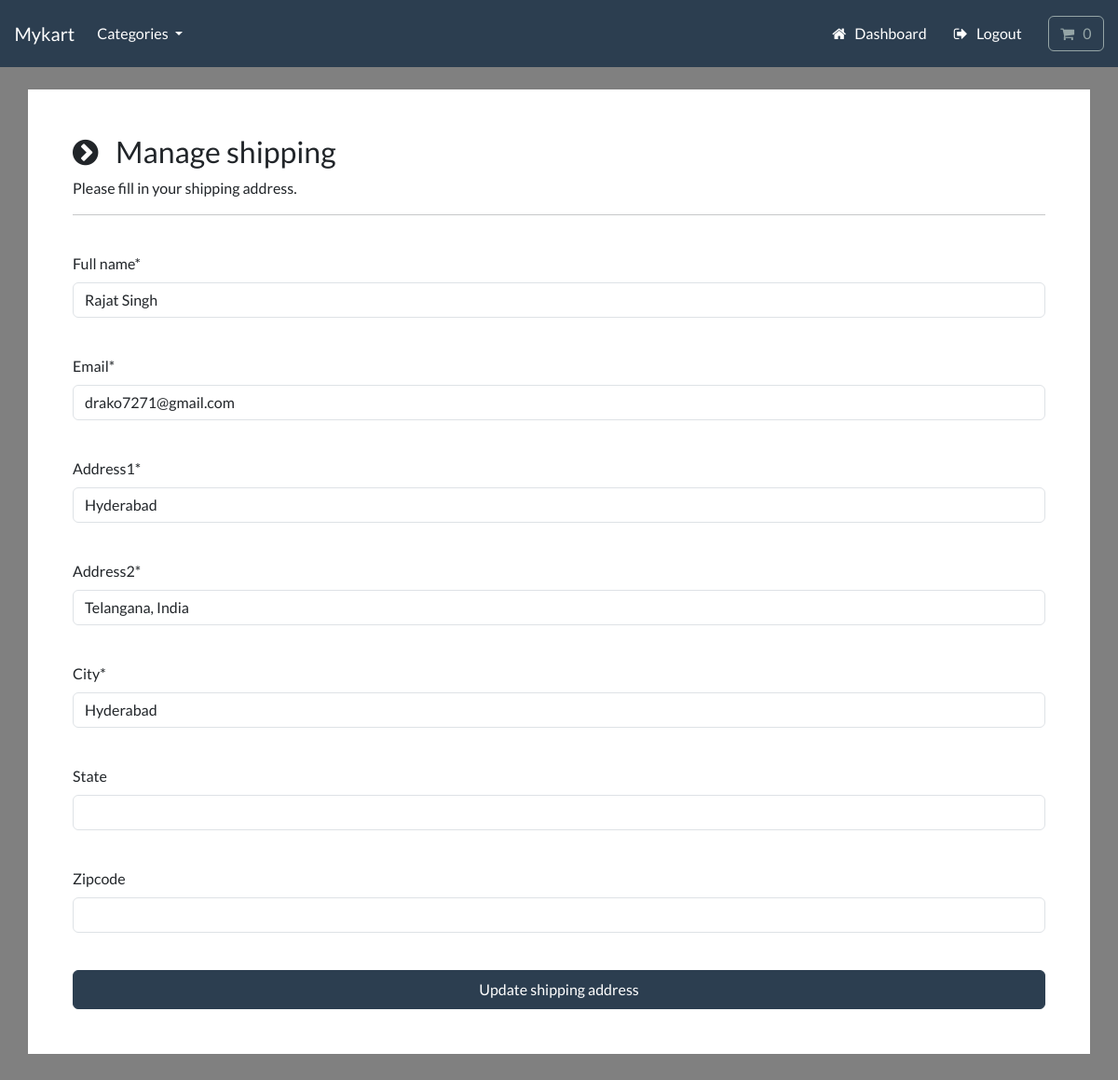
The page /account/manage-shipping/ (signed in) on the database its author committed.
### payment/models.py (models this page shows, shortened)
class ShippingAddress(models.Model):
    full_name = models.CharField(max_length=100)
    email = models.EmailField(max_length=100)
    address1 = models.CharField(max_length=300)
    address2 = models.CharField(max_length=300)
    city = models.CharField(max_length=100)
    state = models.CharField(max_length=100, null=True, blank=True)
    zipcode = models.CharField(max_length=50, null=True, blank=True)
    user = models.ForeignKey(User, on_delete=models.CASCADE)
    class Meta:
        verbose_name_plural = 'Shipping Address'

### account/views.py (the view, shortened to what this page needs)
# urls.py: path('manage-shipping/', views.manage_shipping, name="manage_shipping"),
@login_required(login_url='user_login')
def manage_shipping(request):
    try:
        shipping = ShippingAddress.objects.get(user=request.user.id)
    except ShippingAddress.DoesNotExist:
        shipping = None
    shipping_form = ShippingAddressForm(instance=shipping)
    return render(request, 'account/shipping/manage_shipping.html', {'form': shipping_form})

### payment/forms.py
class ShippingAddressForm(forms.ModelForm):
    class Meta:
        model =  ShippingAddress
        fields =  ['full_name', 'email', 'address1', 'address2', 'city', 'state', 'zipcode']
        exclude = ['user']

### cart/cart.py (called while the page is built)
    def __len__(self):
        return sum(item['qty'] for item in self.cart.values())

### cart/context_processors.py (called while the page is built)
def cart(request):
    return {'cart': Cart(request)}

### store/models.py (called while the page is built)
    def get_absolute_url(self):
        return reverse('list_product', args=[self.slug])

### store/views.py (called while the page is built)
def categories(request):
    all_categories = Category.objects.all()
    return {'all_categories': all_categories}

### account/templates/account/shipping/manage_shipping.html (shortened to what this page needs)
{% include "store/base.html" %}
{% load static %}
{% load crispy_forms_tags %}
{% block content %}
    <body>
        <br>
        <div class="container bg-white shadow-md p-5 form-layout">
            <h3> <i class="fa fa-chevron-circle-right" aria-hidden="true"></i> &nbsp; Manage shipping </h3>
            <p> Please fill in your shipping address. </p>
            <hr>
            <br>
            <form method="POST" autocomplete="off">
                {{form.full_name|as_crispy_field}}
                <br>
                {{form.email|as_crispy_field}}
                <br>
                {{form.address1|as_crispy_field}}
                <br>
                {{form.address2|as_crispy_field}}
                <br>
                {{form.city|as_crispy_field}}
                <br>
                {{form.state|as_crispy_field}}
                <br>
                {{form.zipcode|as_crispy_field}}
                <br>
                <button type="submit" class="btn btn-primary navbar-btn text-white w-100 p-2"> Update shipping address </button>
            </form>
        </div>
    </body>
{% endblock %}

### account/templates/account/shipping/manage_shipping.html (style rules this page uses)
body { background-color: gray; }

### rows shown on the page
ShippingAddress: full_name "Rajat Singh", email "drako7271@gmail.com", address1 "Hyderabad", address2 "Telangana, India", city "Hyderabad"
